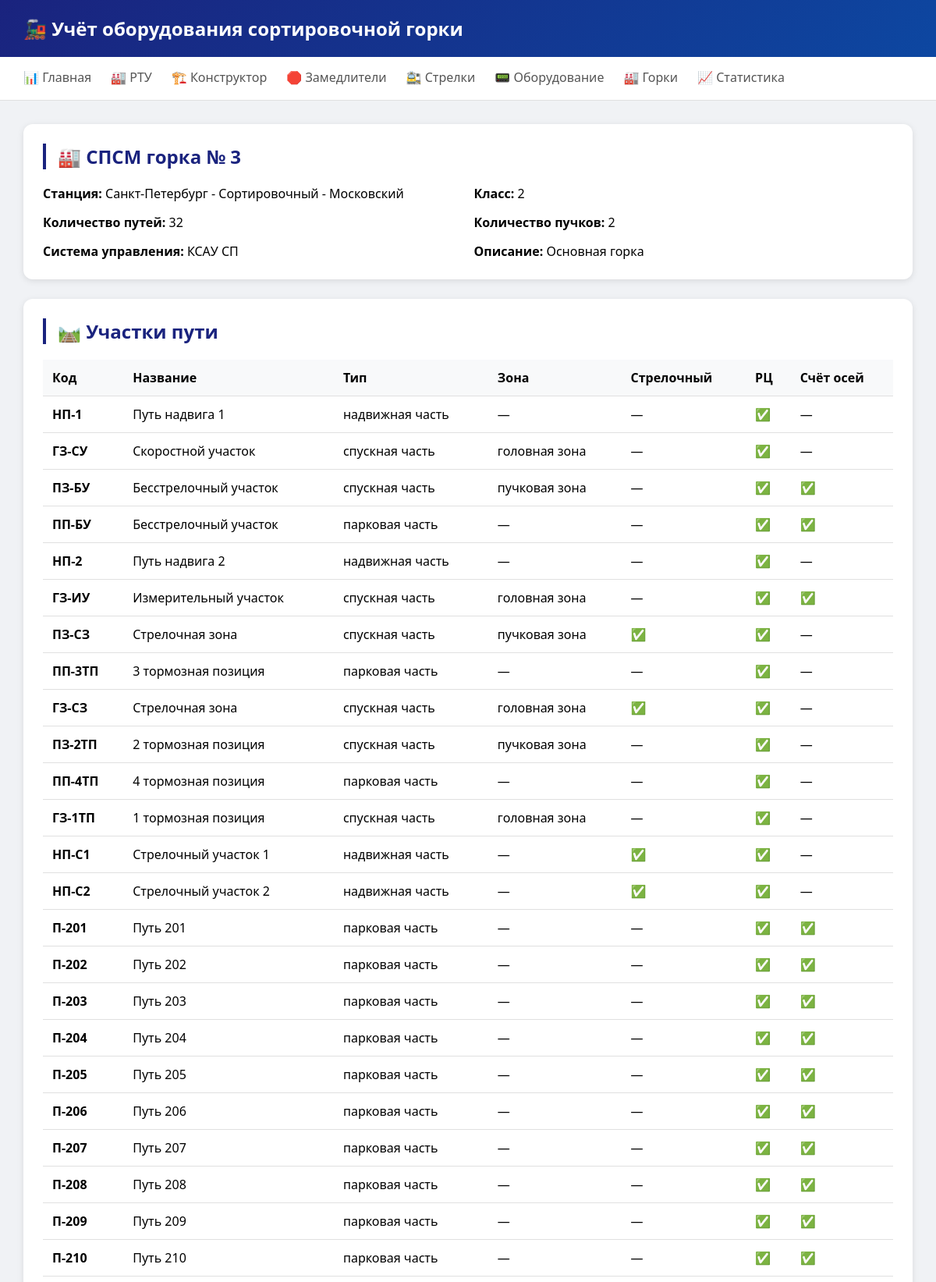
The app's page /parks/1 (upper part) with its own data.
### tables this page shows
CREATE TABLE parks (
        id INTEGER PRIMARY KEY AUTOINCREMENT,
        name TEXT NOT NULL,
        station TEXT,
        class INTEGER,
        num_tracks INTEGER,
        num_bundles INTEGER,
        control_system TEXT,
        description TEXT
    );

CREATE TABLE track_sections (
        id INTEGER PRIMARY KEY AUTOINCREMENT,
        park_id INTEGER NOT NULL,
        section_type_id INTEGER NOT NULL,
        zone_type_id INTEGER,
        
        name TEXT NOT NULL,
        code TEXT UNIQUE,
        description TEXT,
        
        kilometer REAL,
        start_pk REAL,
        end_pk REAL,
        length_m REAL,
        
        is_switch_section BOOLEAN DEFAULT 0,
        is_measuring_section BOOLEAN DEFAULT 0,
        has_track_circuit BOOLEAN DEFAULT 0,
        has_axle_counter BOOLEAN DEFAULT 0,
        has_train_filling BOOLEAN DEFAULT 0,
        
        sort_order INTEGER,
        is_active BOOLEAN DEFAULT 1,
        
        FOREIGN KEY (park_id) REFERENCES parks(id),
        FOREIGN KEY (section_type_id) REFERENCES section_types(id),
        FOREIGN KEY (zone_type_id) REFERENCES zone_types(id)
    );

CREATE TABLE section_types (
        id INTEGER PRIMARY KEY AUTOINCREMENT,
        name TEXT NOT NULL,
        code TEXT UNIQUE
    );

CREATE TABLE zone_types (
        id INTEGER PRIMARY KEY AUTOINCREMENT,
        name TEXT NOT NULL,
        code TEXT UNIQUE
    );

### routers/parks.py (the view)
@router.get("/{park_id}", response_class=HTMLResponse)
async def park_detail(request: Request, park_id: int):
    park = get_park_by_id(park_id)
    if not park:
        raise HTTPException(status_code=404, detail="Горка не найдена")
    sections = get_track_sections(park_id)
    brake_positions = get_brake_positions()
    return templates.TemplateResponse("park_detail.html", {
        "request": request, "park": park, "sections": sections, "brake_positions": brake_positions
    })

### templates/park_detail.html (shortened to what this page needs)
{% extends "base.html" %}
{% block content %}
<div class="card">
    <h2>🏭 {{ park.name }}</h2>
    <div style="display: grid; grid-template-columns: repeat(2, 1fr); gap: 15px;">
        <div><strong>Станция:</strong> {{ park.station or '—' }}</div>
        <div><strong>Класс:</strong> {{ park.class or '—' }}</div>
        <div><strong>Количество путей:</strong> {{ park.num_tracks or '—' }}</div>
        <div><strong>Количество пучков:</strong> {{ park.num_bundles or '—' }}</div>
        <div><strong>Система управления:</strong> {{ park.control_system or '—' }}</div>
        <div><strong>Описание:</strong> {{ park.description or '—' }}</div>
    </div>
</div>
<div class="card">
    <h2>🛤️ Участки пути</h2>
    <table class="table">
        <thead><tr><th>Код</th><th>Название</th><th>Тип</th><th>Зона</th><th>Стрелочный</th><th>РЦ</th><th>Счёт осей</th></tr></thead>
        <tbody>
            {% for s in sections %}
            <tr>
                <td><strong>{{ s.code }}</strong></td>
                <td>{{ s.name }}</td>
                <td>{{ s.section_type_name or '—' }}</td>
                <td>{{ s.zone_type_name or '—' }}</td>
                <td>{{ '✅' if s.is_switch_section else '—' }}</td>
                <td>{{ '✅' if s.has_track_circuit else '—' }}</td>
                <td>{{ '✅' if s.has_axle_counter else '—' }}</td>
            </tr>
            {% endfor %}
        </tbody>
    </table>
</div>
{% endblock %}

### templates/base.html (style rules this page uses)
* { margin: 0; padding: 0; box-sizing: border-box; }
body { font-family: 'Segoe UI', Tahoma, Geneva, Verdana, sans-serif; background: #f0f2f5; }
.card { background: white; border-radius: 12px; box-shadow: 0 2px 8px rgba(0,0,0,0.1); padding: 25px; margin-bottom: 25px; }
.card h2 { color: #1a237e; margin-bottom: 20px; border-left: 4px solid #1a237e; padding-left: 15px; }
.table { width: 100%; border-collapse: collapse; }
.table th, .table td { padding: 12px; text-align: left; border-bottom: 1px solid #e0e0e0; }
.table th { background: #f8f9fa; font-weight: 600; }

### records on screen
parks: name "СПСМ горка № 3", station "Санкт-Петербург - Сортировочный - Московский", class "2", num_tracks "32", num_bundles "2", control_system "КСАУ СП", description "Основная горка"
track_sections: code "НП-1", name "Путь надвига 1", name "надвижная часть", zone_type_name "—", is_switch_section "—", has_track_circuit "✅", has_axle_counter "—"
track_sections: code "ГЗ-СУ", name "Скоростной участок", name "спускная часть", name "головная зона", is_switch_section "—", has_track_circuit "✅", has_axle_counter "—"
track_sections: code "ПЗ-БУ", name "Бесстрелочный участок", name "спускная часть", name "пучковая зона", is_switch_section "—", has_track_circuit "✅", has_axle_counter "✅"
track_sections: code "ПП-БУ", name "Бесстрелочный участок", name "парковая часть", zone_type_name "—", is_switch_section "—", has_track_circuit "✅", has_axle_counter "✅"
track_sections: code "НП-2", name "Путь надвига 2", name "надвижная часть", zone_type_name "—", is_switch_section "—", has_track_circuit "✅", has_axle_counter "—"
track_sections: code "ГЗ-ИУ", name "Измерительный участок", name "спускная часть", name "головная зона", is_switch_section "—", has_track_circuit "✅", has_axle_counter "✅"
track_sections: code "ПЗ-СЗ", name "Стрелочная зона", name "спускная часть", name "пучковая зона", is_switch_section "✅", has_track_circuit "✅", has_axle_counter "—"
track_sections: code "ПП-3ТП", name "3 тормозная позиция", name "парковая часть", zone_type_name "—", is_switch_section "—", has_track_circuit "✅", has_axle_counter "—"
track_sections: code "ГЗ-СЗ", name "Стрелочная зона", name "спускная часть", name "головная зона", is_switch_section "✅", has_track_circuit "✅", has_axle_counter "—"
track_sections: code "ПЗ-2ТП", name "2 тормозная позиция", name "спускная часть", name "пучковая зона", is_switch_section "—", has_track_circuit "✅", has_axle_counter "—"
track_sections: code "ПП-4ТП", name "4 тормозная позиция", name "парковая часть", zone_type_name "—", is_switch_section "—", has_track_circuit "✅", has_axle_counter "—"
track_sections: code "ГЗ-1ТП", name "1 тормозная позиция", name "спускная часть", name "головная зона", is_switch_section "—", has_track_circuit "✅", has_axle_counter "—"
track_sections: code "НП-С1", name "Стрелочный участок 1", name "надвижная часть", zone_type_name "—", is_switch_section "✅", has_track_circuit "✅", has_axle_counter "—"
track_sections: code "НП-С2", name "Стрелочный участок 2", name "надвижная часть", zone_type_name "—", is_switch_section "✅", has_track_circuit "✅", has_axle_counter "—"
track_sections: code "П-201", name "Путь 201", name "парковая часть", zone_type_name "—", is_switch_section "—", has_track_circuit "✅", has_axle_counter "✅"
track_sections: code "П-202", name "Путь 202", name "парковая часть", zone_type_name "—", is_switch_section "—", has_track_circuit "✅", has_axle_counter "✅"
track_sections: code "П-203", name "Путь 203", name "парковая часть", zone_type_name "—", is_switch_section "—", has_track_circuit "✅", has_axle_counter "✅"
track_sections: code "П-204", name "Путь 204", name "парковая часть", zone_type_name "—", is_switch_section "—", has_track_circuit "✅", has_axle_counter "✅"
track_sections: code "П-205", name "Путь 205", name "парковая часть", zone_type_name "—", is_switch_section "—", has_track_circuit "✅", has_axle_counter "✅"
track_sections: code "П-206", name "Путь 206", name "парковая часть", zone_type_name "—", is_switch_section "—", has_track_circuit "✅", has_axle_counter "✅"
track_sections: code "П-207", name "Путь 207", name "парковая часть", zone_type_name "—", is_switch_section "—", has_track_circuit "✅", has_axle_counter "✅"
track_sections: code "П-208", name "Путь 208", name "парковая часть", zone_type_name "—", is_switch_section "—", has_track_circuit "✅", has_axle_counter "✅"
track_sections: code "П-209", name "Путь 209", name "парковая часть", zone_type_name "—", is_switch_section "—", has_track_circuit "✅", has_axle_counter "✅"
track_sections: code "П-210", name "Путь 210", name "парковая часть", zone_type_name "—", is_switch_section "—", has_track_circuit "✅", has_axle_counter "✅"
